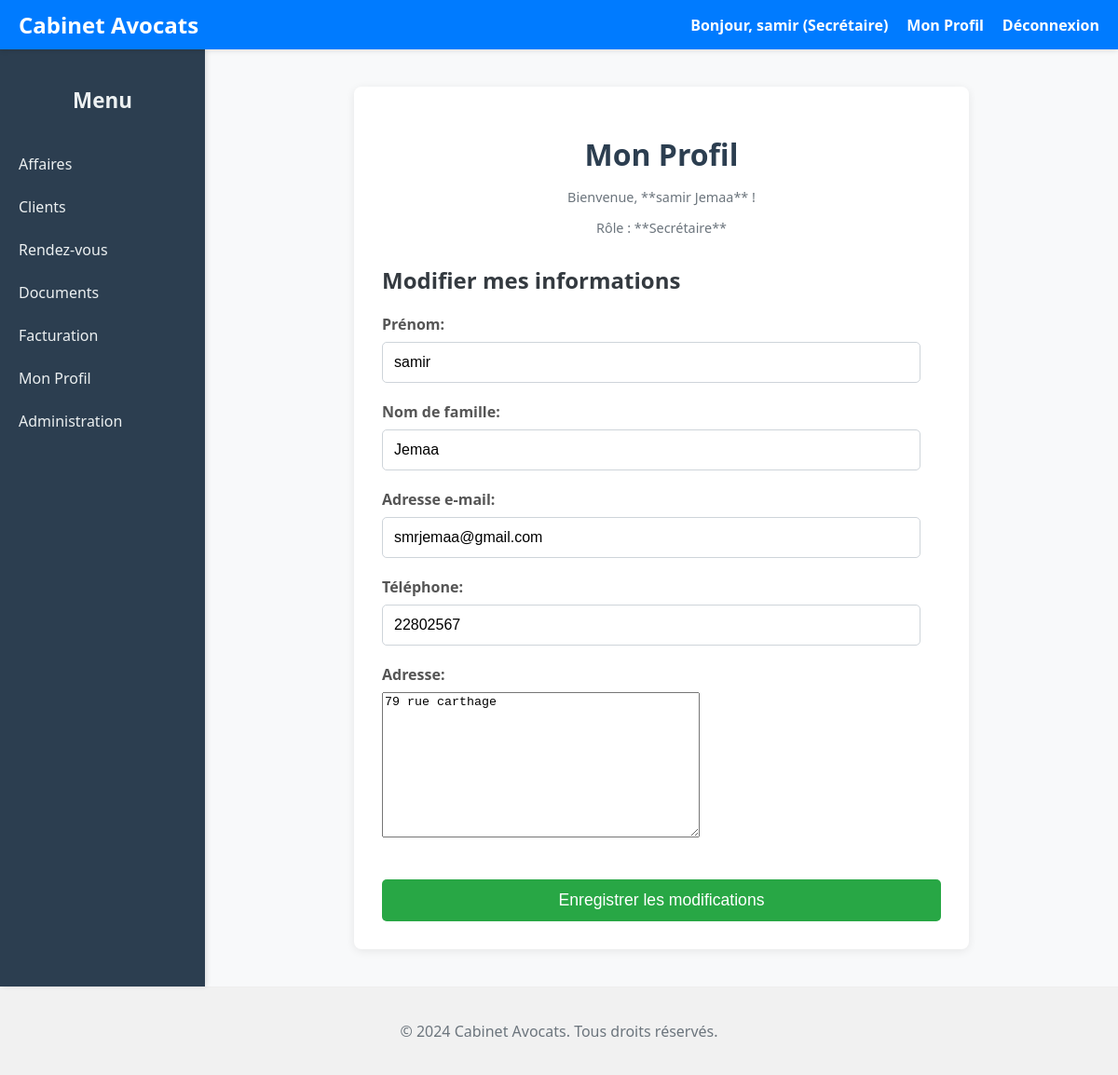
Screenshot of /utilisateurs/profil/ (signed in) with the database file from the repository.
### utilisateurs/models.py (models this page shows, shortened)
class Utilisateur(AbstractUser):
    ROLE_CHOICES = [
        ("AVOCAT", "Avocat"),
        ("SECRETAIRE", "Secrétaire")
    ]
    adresse = models.TextField()
    telephone = models.CharField(max_length=12, null=True, blank=True)
    role = models.CharField( max_length=20, choices=ROLE_CHOICES, default="SECRETAIRE", # Rôle par défaut si non spécifié
        verbose_name="Rôle",
        help_text="Le rôle de l'utilisateur au sein du cabinet (Avocat ou Secrétaire)."
    )
    groups = models.ManyToManyField( Group, verbose_name='groupes', blank=True, help_text='Les groupes auxquels cet utilisateur appartient. Un utilisateur '
                  'obtiendra toutes les permissions accordées à chacun de ses groupes.',
        related_name="utilisateur_set",  # Nom unique pour éviter les conflits
        related_query_name="utilisateur",
    )
    user_permissions = models.ManyToManyField( Permission, verbose_name='permissions utilisateur', blank=True, help_text='Permissions spécifiques pour cet utilisateur.',
        related_name="utilisateur_set",  # Nom unique pour éviter les conflits
        related_query_name="utilisateur",
    )
    class Meta:
        verbose_name = "Utilisateur"
        verbose_name_plural = "Utilisateurs"
        ordering = ['username'] # Tri par nom d'utilisateur par défaut
    def get_full_name(self):
        return super().get_full_name() # Utilise la méthode de AbstractUser

### utilisateurs/views.py (the view)
# urls.py: path('profil/', views.profile, name='profil'),
@login_required
def profile(request):
    if request.method == 'POST':
        form = UtilisateurProfileForm(request.POST, instance=request.user)
        if form.is_valid():
            form.save()
            messages.success(request, 'Votre profil a été mis à jour avec succès !')
            return redirect('utilisateurs:profil') # Redirige vers la même page de profil après sauvegarde
        else:
            messages.error(request, 'Veuillez corriger les erreurs ci-dessous.')
    else:
        form = UtilisateurProfileForm(instance=request.user)
    context = {
        'form': form,
        'titre_page': 'Mon Profil',
        'user': request.user, # Pour afficher les infos de l'utilisateur
    }
    return render(request, 'utilisateurs/profil.html', context)

### utilisateurs/forms.py
class UtilisateurProfileForm(forms.ModelForm):
    class Meta:
        model = Utilisateur
        fields = ['first_name', 'last_name', 'email', 'telephone', 'adresse']
        exclude = ['password', 'last_login', 'is_superuser', 'groups',
                   'user_permissions', 'is_staff', 'is_active', 'date_joined', 'role']
    def __init__(self, *args, **kwargs):
        super().__init__(*args, **kwargs)
        self.fields['first_name'].label = "Prénom"
        self.fields['last_name'].label = "Nom de famille"
        self.fields['email'].label = "Adresse e-mail"
        self.fields['telephone'].label = "Téléphone"
        self.fields['adresse'].label = "Adresse"
        self.fields['first_name'].widget.attrs.update({'placeholder': 'Votre prénom'})
        self.fields['last_name'].widget.attrs.update({'placeholder': 'Votre nom'})
        self.fields['email'].widget.attrs.update({'placeholder': 'votre.email@example.com'})

### utilisateurs/templates/utilisateurs/profil.html (shortened to what this page needs)
{% extends "base.html" %}
{% block content %}
    <div class="profile-card">
        <div class="profile-header">
            <h1>Mon Profil</h1>
            <p>Bienvenue, **{{ user.get_full_name|default:user.username }}** !</p>
            <p>Rôle : **{{ user.get_role_display }}**</p>
        </div>
        <h2>Modifier mes informations</h2>
        <form method="post">
            {% for field in form %}
                <div class="form-group">
                    {{ field.label_tag }}
                    {{ field }}
                </div>
            {% endfor %}
            <button type="submit">Enregistrer les modifications</button>
        </form>
    </div>
{% endblock %}

### templates/base.html (shortened to what this page needs)
<!DOCTYPE html>
<html lang="fr">
<head>
</head>
<body>
    <header>
        <a href="{% url 'affaire:liste_affaires' %}" class="app-title">Cabinet Avocats</a>
        <nav id="mainNav">
            {% if user.is_authenticated %}
                <span>Bonjour, {{ user.first_name|default:user.username }} ({{ user.get_role_display }})</span>
                <a href="{% url 'utilisateurs:profil' %}">Mon Profil</a>
                <a href="{% url 'utilisateurs:logout' %}">Déconnexion</a>
            {% else %}
                <a href="{% url 'utilisateurs:login' %}">Connexion</a>
            {% endif %}
        </nav>
    </header>
    <div class="main-wrapper">
        <aside class="sidebar" id="sidebar">
            {% include '_sidebar.html' %}
        </aside>
        <main class="content-wrapper">
            {% block content %}{% endblock %}
        </main>
    </div>
    <footer>
        <p>&copy; 2024 Cabinet Avocats. Tous droits réservés.</p>
    </footer>
</body>
</html>

### templates/base.html (style rules this page uses)
body { font-family: 'Segoe UI', Tahoma, Geneva, Verdana, sans-serif; margin: 0; background-color: #f8f9fa; color: #343a40; display: flex; min-height: 100vh; flex-direction: column; }
header { background-color: #007bff; padding: 10px 20px; color: white; display: flex; justify-content: space-between; align-items: center; box-shadow: 0 2px 5px rgba(0,0,0,0.1); flex-shrink: 0; position: sticky; top: 0; z-index: 1000; }
header .app-title { font-size: 1.5em; font-weight: bold; color: white; text-decoration: none; flex-shrink: 0; }
header nav { display: flex; gap: 20px; align-items: center; }
header nav a, header nav span { color: white; text-decoration: none; font-weight: bold; transition: color 0.3s ease; white-space: nowrap; }
.main-wrapper { display: flex; flex-grow: 1; }
.sidebar { width: 220px; background-color: #2c3e50; color: white; padding: 20px 0; box-shadow: 2px 0 5px rgba(0,0,0,0.1); flex-shrink: 0; transition: transform 0.3s ease-in-out; overflow-y: auto; z-index: 999; }
.content-wrapper { flex-grow: 1; padding: 20px; overflow-y: auto; }
footer { text-align: center; margin-top: auto; padding: 20px; color: #6c757d; border-top: 1px solid #eee; background-color: #f1f1f1; flex-shrink: 0; }
@media (min-width: 1025px) { .sidebar { width: 220px; } }
@media (min-width: 1025px) { .content-wrapper { padding: 20px; } }

### utilisateurs/templates/utilisateurs/profil.html (style rules this page uses)
.profile-card { background-color: #fff; padding: 30px; border-radius: 8px; box-shadow: 0 2px 10px rgba(0,0,0,0.08); max-width: 600px; margin: 20px auto; }
.profile-header { text-align: center; margin-bottom: 30px; }
.profile-header h1 { color: #2c3e50; margin-bottom: 5px; }
.profile-header p { color: #6c757d; font-size: 0.9em; }
.form-group { margin-bottom: 20px; }
label { display: block; margin-bottom: 8px; font-weight: bold; color: #555; }
input[type="text"], input[type="email"] { width: calc(100% - 22px); padding: 12px; border: 1px solid #ced4da; border-radius: 5px; box-sizing: border-box; font-size: 1em; transition: border-color 0.3s ease; }
button[type="submit"] { background-color: #28a745; color: white; padding: 12px 25px; border: none; border-radius: 5px; cursor: pointer; font-size: 1.1em; width: 100%; transition: background-color 0.3s ease, transform 0.2s ease; margin-top: 20px; }

### rows the page displays
Utilisateur: first_name "samir", role "Secrétaire", get_full_name "samir Jemaa", form "samir" "Jemaa" "smrjemaa@gmail.com" "22802567" "79 rue carthage"

### other values shown
{{ field.label_tag }} "Prénom:" "Nom de famille:" "Adresse e-mail:" "Téléphone:" "Adresse:"
